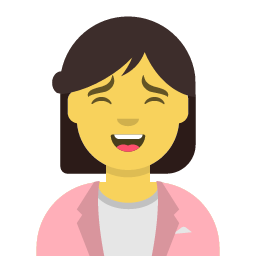
#> input picture assets/character.png, 256 x 256 px
$ python skin_imperfections.py ../assets/character.png
#> lines starting #> are read from the running program, lines starting #| are printed output that depends on the picture
#!/usr/bin/env python3
"""
skin_imperfections.py - 皮肤瑕疵添加模块

基于《AI 图片识别技术深度研究报告》实现皮肤瑕疵添加技术。
AI 生成图像的皮肤过于完美，缺少真实皮肤的微小瑕疵。

功能：
1. 添加微小痣/斑点
2. 添加细纹/皱纹
3. 添加毛孔纹理
4. 添加肤色不均匀

使用方式：
    from skin_imperfections import add_skin_imperfections
    add_skin_imperfections('input.jpg', config)
"""

import os
import numpy as np
from pathlib import Path
from typing import Optional, Dict
import logging

logging.basicConfig(level=logging.INFO, format='%(levelname)s: %(message)s')
logger = logging.getLogger(__name__)


def check_dependencies():
    """检查依赖是否安装"""
    deps = {
        'PIL': 'pillow',
        'numpy': 'numpy',
    }
    missing = []
    for module, package in deps.items():
        try:
            __import__(module)
        except ImportError:
            missing.append(package)

    if missing:
        logger.warning(f"⚠️ 缺少依赖：{', '.join(missing)}")
        logger.warning(f"💡 请运行：pip3 install {' '.join(missing)}")
        return False
    return True


def add_moles(image_path: str, density: float = 0.3) -> str:
    """
    添加微小痣/斑点

    Args:
        image_path: 输入图片路径
        density: 痣的密度 (0.1-0.5 推荐)

    Returns:
        输出图片路径
    """
    try:
        from PIL import Image

        img = Image.open(image_path).convert('RGB')
        img_array = np.array(img, dtype=np.float32)

        h, w = img_array.shape[:2]

        # 随机生成痣的位置
        num_moles = int(density * (h * w) / 10000)  # 每 10000 像素添加 density 个痣

        for _ in range(num_moles):
            x = np.random.randint(0, w)
            y = np.random.randint(0, h)

            # 痣的大小（1-3 像素）
            size = np.random.randint(1, 4)

            # 痣的颜色（深棕色）
            color = np.array([
                np.random.uniform(80, 120),
                np.random.uniform(60, 100),
                np.random.uniform(50, 90)
            ])

            # 添加痣
            for dy in range(-size, size + 1):
                for dx in range(-size, size + 1):
                    if 0 <= y + dy < h and 0 <= x + dx < w:
                        dist = np.sqrt(dx**2 + dy**2)
                        if dist <= size:
                            alpha = 1 - dist / size  # 边缘渐变
                            img_array[y + dy, x + dx] = img_array[y + dy, x + dx] * (1 - alpha * 0.5) + color * alpha * 0.5

        # 保存结果
        output_path = image_path.rsplit('.', 1)[0] + '_moles.jpg'
        result = np.clip(img_array, 0, 255).astype(np.uint8)
        result_img = Image.fromarray(result)
        result_img.save(output_path, 'JPEG', quality=95)

        logger.info(f"✅ 痣/斑点添加完成 (数量={num_moles})")
        return output_path

    except Exception as e:
        logger.error(f"❌ 痣/斑点添加失败：{e}")
        return image_path


def add_fine_lines(image_path: str, intensity: float = 0.1) -> str:
    """
    添加细纹/皱纹

    Args:
        image_path: 输入图片路径
        intensity: 细纹强度 (0.05-0.2 推荐)

    Returns:
        输出图片路径
    """
    try:
        from PIL import Image
        from scipy.ndimage import gaussian_filter

        img = Image.open(image_path).convert('L')  # 灰度图处理
        img_array = np.array(img, dtype=np.float32)

        h, w = img_array.shape

        # 生成细纹图案
        lines = np.zeros_like(img_array)

        # 随机生成细纹
        num_lines = int(intensity * (h + w) / 2)

        for _ in range(num_lines):
            # 随机起点和终点
            x1, y1 = np.random.randint(0, w), np.random.randint(0, h)
            x2 = x1 + np.random.randint(-50, 50)
            y2 = y1 + np.random.randint(-50, 50)

            # 画线
            length = int(np.sqrt((x2 - x1)**2 + (y2 - y1)**2))
            for i in range(length):
                t = i / length
                x = int(x1 + t * (x2 - x1))
                y = int(y1 + t * (y2 - y1))
                if 0 <= x < w and 0 <= y < h:
                    # 细纹强度（负值，让皮肤变暗）
                    lines[y, x] -= np.random.uniform(5, 15) * intensity

        # 模糊细纹，使其更自然
        lines = gaussian_filter(lines, sigma=1.0)

        # 添加到原图
        result = img_array + lines
        result = np.clip(result, 0, 255).astype(np.uint8)

        # 保存结果
        output_path = image_path.rsplit('.', 1)[0] + '_lines.jpg'
        result_img = Image.fromarray(result)
        result_img.save(output_path, 'JPEG', quality=95)

        logger.info(f"✅ 细纹/皱纹添加完成 (数量={num_lines})")
        return output_path

    except Exception as e:
        logger.error(f"❌ 细纹/皱纹添加失败：{e}")
        return image_path


def add_pores(image_path: str, intensity: float = 0.05) -> str:
    """
    添加毛孔纹理

    Args:
        image_path: 输入图片路径
        intensity: 毛孔强度 (0.02-0.1 推荐)

    Returns:
        输出图片路径
    """
    try:
        from PIL import Image
        import numpy as np

        img = Image.open(image_path).convert('RGB')
        img_array = np.array(img, dtype=np.float32)

        h, w = img_array.shape[:2]

        # 生成毛孔噪声（高频噪声）
        np.random.seed(42)  # 固定种子，使纹理可重复
        pore_noise = np.random.randn(h, w) * intensity * 10

        # 模糊一点，使毛孔更自然
        from scipy.ndimage import gaussian_filter
        pore_noise = gaussian_filter(pore_noise, sigma=0.5)

        # 添加到每个通道
        for c in range(3):
            img_array[:, :, c] += pore_noise

        # 保存结果
        output_path = image_path.rsplit('.', 1)[0] + '_pores.jpg'
        result = np.clip(img_array, 0, 255).astype(np.uint8)
        result_img = Image.fromarray(result)
        result_img.save(output_path, 'JPEG', quality=95)

        logger.info(f"✅ 毛孔纹理添加完成 (强度={intensity})")
        return output_path

    except Exception as e:
        logger.error(f"❌ 毛孔纹理添加失败：{e}")
        return image_path


def add_skin_tone_variation(image_path: str, intensity: float = 0.03) -> str:
    """
    添加肤色不均匀

    Args:
        image_path: 输入图片路径
        intensity: 肤色变化强度 (0.01-0.05 推荐)

    Returns:
        输出图片路径
    """
    try:
        from PIL import Image
        from scipy.ndimage import gaussian_filter

        img = Image.open(image_path).convert('RGB')
        img_array = np.array(img, dtype=np.float32)

        h, w = img_array.shape[:2]

        # 生成低频肤色变化
        variation = np.random.randn(h, w) * intensity

        # 大幅模糊，创建大区域的肤色变化
        variation = gaussian_filter(variation, sigma=20)

        # 添加到红色通道（影响肤色）
        img_array[:, :, 0] += variation * 20
        img_array[:, :, 1] += variation * 10

        # 保存结果
        output_path = image_path.rsplit('.', 1)[0] + '_tone.jpg'
        result = np.clip(img_array, 0, 255).astype(np.uint8)
        result_img = Image.fromarray(result)
        result_img.save(output_path, 'JPEG', quality=95)

        logger.info(f"✅ 肤色不均匀添加完成 (强度={intensity})")
        return output_path

    except Exception as e:
        logger.error(f"❌ 肤色不均匀添加失败：{e}")
        return image_path


def add_skin_imperfections(image_path: str, config: Optional[Dict] = None) -> str:
    """
    皮肤瑕疵添加主函数

    Args:
        image_path: 输入图片路径
        config: 配置字典
            - add_moles: 是否添加痣 (默认 True)
            - mole_density: 痣密度 (默认 0.3)
            - add_fine_lines: 是否添加细纹 (默认 True)
            - lines_intensity: 细纹强度 (默认 0.1)
            - add_pores: 是否添加毛孔 (默认 True)
            - pores_intensity: 毛孔强度 (默认 0.05)
            - add_tone_variation: 是否添加肤色变化 (默认 True)
            - tone_intensity: 肤色变化强度 (默认 0.03)

    Returns:
        输出图片路径
    """
    # 默认配置
    default_config = {
        'add_moles': True,
        'mole_density': 0.3,
        'add_fine_lines': True,
        'lines_intensity': 0.1,
        'add_pores': True,
        'pores_intensity': 0.05,
        'add_tone_variation': True,
        'tone_intensity': 0.03,
    }

    config = {**default_config, **(config or {})}

    # 检查依赖
    if not check_dependencies():
        logger.warning("⚠️ 依赖缺失，跳过皮肤瑕疵添加")
        return image_path

    try:
        current_path = image_path

        # 步骤 1: 添加毛孔
        if config.get('add_pores', True):
            current_path = add_pores(current_path, intensity=config.get('pores_intensity', 0.05))
#> in add_pores, `img = Image.open(image_path).convert('RGB')`:
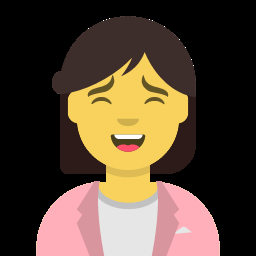
#> img: PIL image 256x256 RGB; mean R, G, B 85.9, 68.7, 51.7

        # 步骤 2: 添加肤色变化
        if config.get('add_tone_variation', True):
            current_path = add_skin_tone_variation(current_path, intensity=config.get('tone_intensity', 0.03))

        # 步骤 3: 添加痣
        if config.get('add_moles', True):
            current_path = add_moles(current_path, density=config.get('mole_density', 0.3))
#> after the loop in add_moles, `for _ in range(num_moles):`:
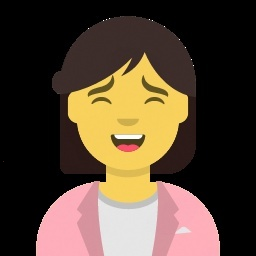
#> img_array: shape (256, 256, 3) float32; mean R, G, B 85.6, 68.4, 51.9

        # 步骤 4: 添加细纹
        if config.get('add_fine_lines', True):
            current_path = add_fine_lines(current_path, intensity=config.get('lines_intensity', 0.1))
#> in add_fine_lines, `img = Image.open(image_path).convert('L')`:
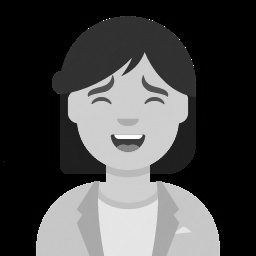
#> img: PIL image 256x256 L; min 0, max 254, mean 71.6
#> after the loop in add_fine_lines, `for _ in range(num_lines):`:
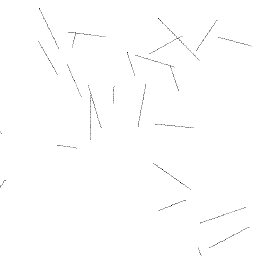
#> lines: shape (256, 256) float32; min -2.87, max 0, mean -0.0126; drawn with min black and max white

        logger.info(f"✅ 皮肤瑕疵添加完成：{current_path}")
        return current_path

    except Exception as e:
        logger.error(f"❌ 皮肤瑕疵添加失败：{e}")
        return image_path


if __name__ == '__main__':
    import sys

    if len(sys.argv) < 2:
        print("用法：python3 skin_imperfections.py <图片路径> [输出路径]")
        sys.exit(1)

    input_path = sys.argv[1]

    print("\n🎨 开始皮肤瑕疵添加...")
    result_path = add_skin_imperfections(input_path)
    print(f"✅ 输出：{result_path}")
